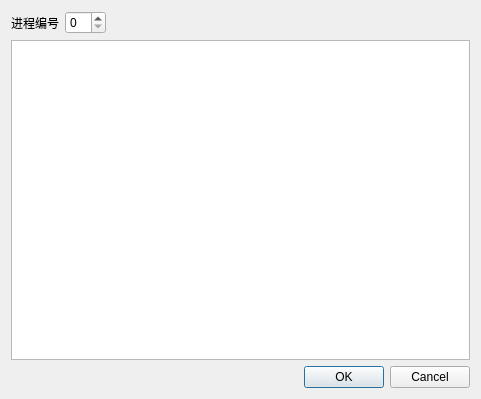
<?xml version="1.0" encoding="UTF-8"?>
<ui version="4.0">
 <class>RequestDialog</class>
 <widget class="QDialog" name="RequestDialog">
  <property name="geometry">
   <rect>
    <x>0</x>
    <y>0</y>
    <width>481</width>
    <height>399</height>
   </rect>
  </property>
  <property name="windowTitle">
   <string>申请资源</string>
  </property>
  <layout class="QVBoxLayout" name="verticalLayout">
   <item>
    <layout class="QHBoxLayout" name="horizontalLayout">
     <item>
      <widget class="QLabel" name="label">
       <property name="text">
        <string>进程编号</string>
       </property>
      </widget>
     </item>
     <item>
      <widget class="QSpinBox" name="spinBox"/>
     </item>
     <item>
      <spacer name="horizontalSpacer">
       <property name="orientation">
        <enum>Qt::Horizontal</enum>
       </property>
       <property name="sizeHint" stdset="0">
        <size>
         <width>40</width>
         <height>20</height>
        </size>
       </property>
      </spacer>
     </item>
    </layout>
   </item>
   <item>
    <widget class="QTableView" name="tableView"/>
   </item>
   <item>
    <widget class="QDialogButtonBox" name="buttonBox">
     <property name="orientation">
      <enum>Qt::Horizontal</enum>
     </property>
     <property name="standardButtons">
      <set>QDialogButtonBox::Cancel|QDialogButtonBox::Ok</set>
     </property>
    </widget>
   </item>
  </layout>
 </widget>
 <resources/>
 <connections>
  <connection>
   <sender>buttonBox</sender>
   <signal>accepted()</signal>
   <receiver>RequestDialog</receiver>
   <slot>accept()</slot>
   <hints>
    <hint type="sourcelabel">
     <x>248</x>
     <y>254</y>
    </hint>
    <hint type="destinationlabel">
     <x>157</x>
     <y>274</y>
    </hint>
   </hints>
  </connection>
  <connection>
   <sender>buttonBox</sender>
   <signal>rejected()</signal>
   <receiver>RequestDialog</receiver>
   <slot>reject()</slot>
   <hints>
    <hint type="sourcelabel">
     <x>316</x>
     <y>260</y>
    </hint>
    <hint type="destinationlabel">
     <x>286</x>
     <y>274</y>
    </hint>
   </hints>
  </connection>
 </connections>
</ui>
